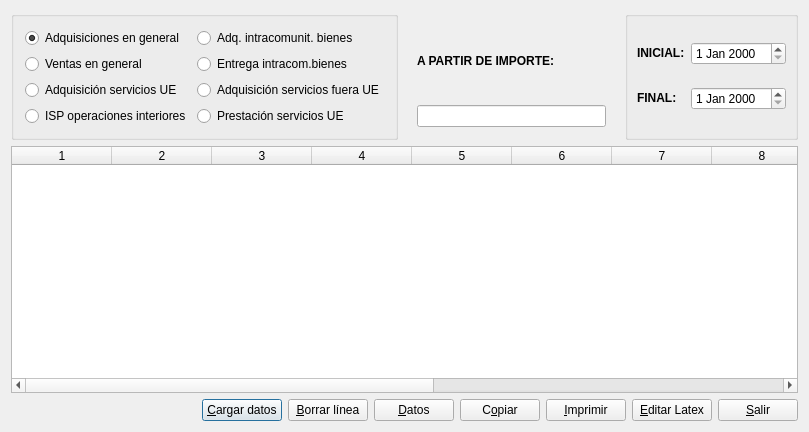
<?xml version="1.0" encoding="UTF-8"?>
<ui version="4.0">
 <author>José Manuel Díez Botella</author>
 <class>rellibiva</class>
 <widget class="QDialog" name="rellibiva">
  <property name="geometry">
   <rect>
    <x>0</x>
    <y>0</y>
    <width>809</width>
    <height>432</height>
   </rect>
  </property>
  <property name="windowTitle">
   <string>Relación de operaciones con terceras personas según libros de IVA</string>
  </property>
  <layout class="QVBoxLayout" name="verticalLayout_2">
   <item>
    <layout class="QHBoxLayout" name="horizontalLayout">
     <item>
      <widget class="QGroupBox" name="groupBox">
       <property name="title">
        <string/>
       </property>
       <layout class="QVBoxLayout" name="verticalLayout">
        <item>
         <layout class="QGridLayout" name="gridLayout">
          <item row="0" column="0">
           <widget class="QRadioButton" name="radioButton1">
            <property name="text">
             <string>Adquisiciones en general</string>
            </property>
            <property name="checked">
             <bool>true</bool>
            </property>
           </widget>
          </item>
          <item row="0" column="1">
           <widget class="QRadioButton" name="aibradioButton">
            <property name="text">
             <string>Adq. intracomunit. bienes</string>
            </property>
           </widget>
          </item>
          <item row="1" column="0">
           <widget class="QRadioButton" name="radioButton2">
            <property name="text">
             <string>Ventas en general</string>
            </property>
           </widget>
          </item>
          <item row="1" column="1">
           <widget class="QRadioButton" name="eibradioButton">
            <property name="text">
             <string>Entrega intracom.bienes</string>
            </property>
           </widget>
          </item>
          <item row="2" column="0">
           <widget class="QRadioButton" name="autofacturasueradioButton">
            <property name="text">
             <string>Adquisición servicios UE</string>
            </property>
           </widget>
          </item>
          <item row="2" column="1">
           <widget class="QRadioButton" name="autofacturasnoueradioButton">
            <property name="text">
             <string>Adquisición servicios fuera UE</string>
            </property>
           </widget>
          </item>
          <item row="3" column="0">
           <widget class="QRadioButton" name="isp_interiores_radioButton">
            <property name="text">
             <string>ISP operaciones interiores</string>
            </property>
           </widget>
          </item>
          <item row="3" column="1">
           <widget class="QRadioButton" name="prestservUEradioButton">
            <property name="text">
             <string>Prestación servicios UE</string>
            </property>
           </widget>
          </item>
         </layout>
        </item>
       </layout>
      </widget>
     </item>
     <item>
      <layout class="QVBoxLayout">
       <property name="spacing">
        <number>6</number>
       </property>
       <property name="leftMargin">
        <number>13</number>
       </property>
       <property name="topMargin">
        <number>13</number>
       </property>
       <property name="rightMargin">
        <number>13</number>
       </property>
       <property name="bottomMargin">
        <number>13</number>
       </property>
       <item>
        <widget class="QLabel" name="textLabel1">
         <property name="text">
          <string>&lt;b&gt;A PARTIR DE IMPORTE:&lt;/b&gt;</string>
         </property>
         <property name="wordWrap">
          <bool>false</bool>
         </property>
        </widget>
       </item>
       <item>
        <widget class="QLineEdit" name="importelineEdit"/>
       </item>
      </layout>
     </item>
     <item>
      <widget class="QGroupBox" name="groupBox_2">
       <property name="title">
        <string/>
       </property>
       <layout class="QGridLayout">
        <property name="leftMargin">
         <number>9</number>
        </property>
        <property name="topMargin">
         <number>9</number>
        </property>
        <property name="rightMargin">
         <number>9</number>
        </property>
        <property name="bottomMargin">
         <number>9</number>
        </property>
        <property name="spacing">
         <number>6</number>
        </property>
        <item row="1" column="1">
         <widget class="QDateEdit" name="finaldateEdit"/>
        </item>
        <item row="0" column="1">
         <widget class="QDateEdit" name="inicialdateEdit"/>
        </item>
        <item row="1" column="0">
         <widget class="QLabel" name="textLabel2">
          <property name="text">
           <string>&lt;b&gt;FINAL:&lt;/b&gt;</string>
          </property>
          <property name="wordWrap">
           <bool>false</bool>
          </property>
         </widget>
        </item>
        <item row="0" column="0">
         <widget class="QLabel" name="textLabel1_2">
          <property name="text">
           <string>&lt;b&gt;INICIAL:&lt;/b&gt;</string>
          </property>
          <property name="wordWrap">
           <bool>false</bool>
          </property>
         </widget>
        </item>
       </layout>
      </widget>
     </item>
    </layout>
   </item>
   <item>
    <widget class="QTableWidget" name="latrellibiva">
     <property name="columnCount">
      <number>13</number>
     </property>
     <column/>
     <column/>
     <column/>
     <column/>
     <column/>
     <column/>
     <column/>
     <column/>
     <column/>
     <column/>
     <column/>
     <column/>
     <column/>
    </widget>
   </item>
   <item>
    <layout class="QHBoxLayout">
     <property name="spacing">
      <number>6</number>
     </property>
     <property name="leftMargin">
      <number>0</number>
     </property>
     <property name="topMargin">
      <number>0</number>
     </property>
     <property name="rightMargin">
      <number>0</number>
     </property>
     <property name="bottomMargin">
      <number>0</number>
     </property>
     <item>
      <spacer>
       <property name="orientation">
        <enum>Qt::Horizontal</enum>
       </property>
       <property name="sizeHint" stdset="0">
        <size>
         <width>40</width>
         <height>20</height>
        </size>
       </property>
      </spacer>
     </item>
     <item>
      <widget class="QPushButton" name="cargapushButton">
       <property name="text">
        <string>&amp;Cargar datos</string>
       </property>
       <property name="icon">
        <iconset resource="keme.qrc">
         <normaloff>:/iconos/graf/refresh.xpm</normaloff>:/iconos/graf/refresh.xpm</iconset>
       </property>
       <property name="shortcut">
        <string>Alt+C</string>
       </property>
      </widget>
     </item>
     <item>
      <widget class="QPushButton" name="borrarpushButton">
       <property name="text">
        <string>&amp;Borrar línea</string>
       </property>
       <property name="icon">
        <iconset resource="keme.qrc">
         <normaloff>:/iconos/graf/borrar.png</normaloff>:/iconos/graf/borrar.png</iconset>
       </property>
      </widget>
     </item>
     <item>
      <widget class="QPushButton" name="datospushButton">
       <property name="text">
        <string>&amp;Datos</string>
       </property>
       <property name="icon">
        <iconset resource="keme.qrc">
         <normaloff>:/iconos/graf/text-x-vcard.png</normaloff>:/iconos/graf/text-x-vcard.png</iconset>
       </property>
       <property name="shortcut">
        <string>Alt+C</string>
       </property>
      </widget>
     </item>
     <item>
      <widget class="QPushButton" name="copiarpushButton">
       <property name="text">
        <string>C&amp;opiar</string>
       </property>
       <property name="icon">
        <iconset resource="keme.qrc">
         <normaloff>:/iconos/graf/copiar.png</normaloff>:/iconos/graf/copiar.png</iconset>
       </property>
      </widget>
     </item>
     <item>
      <widget class="QPushButton" name="imprimepushButton">
       <property name="text">
        <string>&amp;Imprimir</string>
       </property>
       <property name="icon">
        <iconset resource="keme.qrc">
         <normaloff>:/iconos/graf/printer.png</normaloff>:/iconos/graf/printer.png</iconset>
       </property>
       <property name="shortcut">
        <string>Alt+I</string>
       </property>
      </widget>
     </item>
     <item>
      <widget class="QPushButton" name="latexpushButton">
       <property name="text">
        <string>&amp;Editar Latex</string>
       </property>
       <property name="icon">
        <iconset resource="keme.qrc">
         <normaloff>:/iconos/graf/tex.png</normaloff>:/iconos/graf/tex.png</iconset>
       </property>
      </widget>
     </item>
     <item>
      <widget class="QPushButton" name="salirpushButton">
       <property name="text">
        <string>&amp;Salir</string>
       </property>
       <property name="icon">
        <iconset resource="keme.qrc">
         <normaloff>:/iconos/graf/application-exit.png</normaloff>:/iconos/graf/application-exit.png</iconset>
       </property>
       <property name="shortcut">
        <string>Alt+S</string>
       </property>
      </widget>
     </item>
    </layout>
   </item>
  </layout>
 </widget>
 <layoutdefault spacing="6" margin="11"/>
 <tabstops>
  <tabstop>radioButton1</tabstop>
  <tabstop>radioButton2</tabstop>
  <tabstop>autofacturasueradioButton</tabstop>
  <tabstop>isp_interiores_radioButton</tabstop>
  <tabstop>aibradioButton</tabstop>
  <tabstop>eibradioButton</tabstop>
  <tabstop>autofacturasnoueradioButton</tabstop>
  <tabstop>prestservUEradioButton</tabstop>
  <tabstop>importelineEdit</tabstop>
  <tabstop>inicialdateEdit</tabstop>
  <tabstop>finaldateEdit</tabstop>
  <tabstop>latrellibiva</tabstop>
  <tabstop>cargapushButton</tabstop>
  <tabstop>borrarpushButton</tabstop>
  <tabstop>datospushButton</tabstop>
  <tabstop>copiarpushButton</tabstop>
  <tabstop>imprimepushButton</tabstop>
  <tabstop>latexpushButton</tabstop>
  <tabstop>salirpushButton</tabstop>
 </tabstops>
 <resources>
  <include location="keme.qrc"/>
 </resources>
 <connections>
  <connection>
   <sender>salirpushButton</sender>
   <signal>clicked()</signal>
   <receiver>rellibiva</receiver>
   <slot>accept()</slot>
   <hints>
    <hint type="sourcelabel">
     <x>694</x>
     <y>423</y>
    </hint>
    <hint type="destinationlabel">
     <x>20</x>
     <y>20</y>
    </hint>
   </hints>
  </connection>
 </connections>
</ui>
